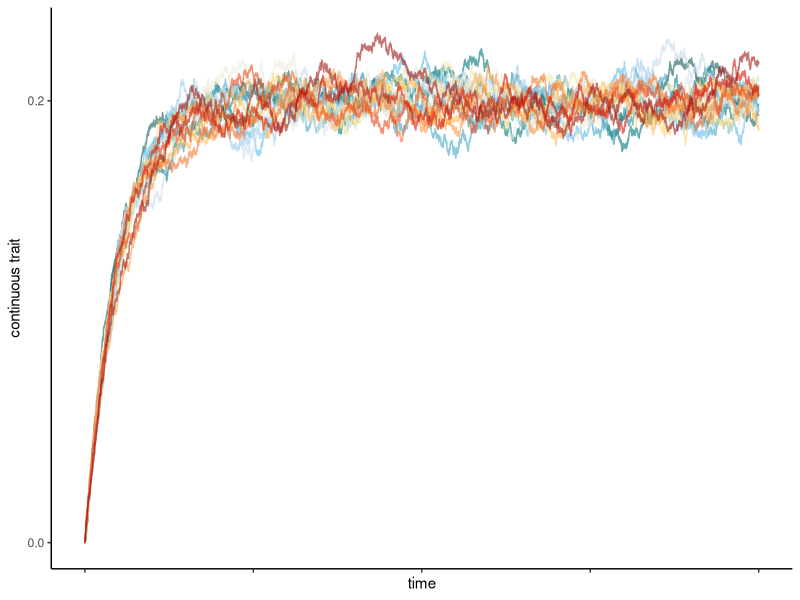

The R script that drew this image: (Note: this script raises an error after producing the figure.)
library(ggplot2)
library(tidyverse)
library(grid)

OU <- function(y, sigma2, alpha, theta, dt) {
  dy <- alpha * ( theta - y ) * dt + sigma2 * rnorm(1, mean = 0, sd = dt)
  y_new <- y + dy
  return(y_new)
}


initialState_sx <- 0.0
sim_sx=list()
for (i in 1:17){
  initialState_sx <- 0.0
  sim_sx[[i]] <- tibble(it=1:10000,
                   value=0,
                   state="0")
  for (j in 1:9999) {
    sim_sx[[i]]$value[j+1] <- OU(y= initialState_sx,
                            sigma2 = 0.5,
                            alpha = 2,
                            theta = 0.2,
                            dt = 0.001)
    initialState_sx <- sim_sx[[i]]$value[j+1]
  }
}

p1 <- ggplot(sim_sx[[1]]) +
  geom_line(data = sim_sx[[2]], aes(x=it, y=value), color="#125A56", alpha=0.6) +
  geom_line(data = sim_sx[[3]], aes(x=it, y=value), color="#00767B", alpha=0.6) +
  geom_line(data = sim_sx[[4]], aes(x=it, y=value), color="#238F9D", alpha=0.6) +
  geom_line(data = sim_sx[[5]], aes(x=it, y=value), color="#42A7C6", alpha=0.6) +
  geom_line(data = sim_sx[[6]], aes(x=it, y=value), color="#60BCE9", alpha=0.6) +
  geom_line(data = sim_sx[[7]], aes(x=it, y=value), color="#9DCCEF", alpha=0.6) +
  geom_line(data = sim_sx[[8]], aes(x=it, y=value), color="#C6DBED", alpha=0.6) +
  geom_line(data = sim_sx[[9]], aes(x=it, y=value), color="#DEE6E7", alpha=0.6) +
  geom_line(data = sim_sx[[10]], aes(x=it, y=value), color="#ECEADA", alpha=0.6) +
  geom_line(data = sim_sx[[11]], aes(x=it, y=value), color="#F0E6B2", alpha=0.6) +
  geom_line(data = sim_sx[[12]], aes(x=it, y=value), color="#F9D576", alpha=0.6) +
  geom_line(data = sim_sx[[13]], aes(x=it, y=value), color="#FFB954", alpha=0.6) +
  geom_line(data = sim_sx[[14]], aes(x=it, y=value), color="#FD9A44", alpha=0.6) +
  geom_line(data = sim_sx[[15]], aes(x=it, y=value), color="#F57634", alpha=0.6) +
  geom_line(data = sim_sx[[16]], aes(x=it, y=value), color="#E94C1F", alpha=0.6) +
  geom_line(data = sim_sx[[17]], aes(x=it, y=value), color="#D11807", alpha=0.6) +
  geom_line(aes(x=it, y=value), color="#A01813", alpha=0.6) +
  theme_classic() +
  xlab("time") +
  ylab("continuous trait") +
  scale_y_continuous(breaks = c(0, 0.2)) +
  theme(axis.text.x = element_blank())
  
initialState_sx <- 0.0
sim_sx=list()
for (i in 1:17){
  initialState_sx <- 0.0
  sim_sx[[i]] <- tibble(it=1:10000,
                        value=0,
                        state="0")
  for (j in 1:9999) {
    sim_sx[[i]]$value[j+1] <- OU(y= initialState_sx,
                                 sigma2 = 2,
                                 alpha = 0.4,
                                 theta = 0.2,
                                 dt = 0.001)
    initialState_sx <- sim_sx[[i]]$value[j+1]
  }
} 
  
p2 <- ggplot(sim_sd[[1]]) +
  geom_line(data = sim_sd[[2]], aes(x=it, y=value), color="#125A56", alpha=0.6) +
  geom_line(data = sim_sd[[3]], aes(x=it, y=value), color="#00767B", alpha=0.6) +
  geom_line(data = sim_sd[[4]], aes(x=it, y=value), color="#238F9D", alpha=0.6) +
  geom_line(data = sim_sd[[5]], aes(x=it, y=value), color="#42A7C6", alpha=0.6) +
  geom_line(data = sim_sd[[6]], aes(x=it, y=value), color="#60BCE9", alpha=0.6) +
  geom_line(data = sim_sd[[7]], aes(x=it, y=value), color="#9DCCEF", alpha=0.6) +
  geom_line(data = sim_sd[[8]], aes(x=it, y=value), color="#C6DBED", alpha=0.6) +
  geom_line(data = sim_sd[[9]], aes(x=it, y=value), color="#DEE6E7", alpha=0.6) +
  geom_line(data = sim_sd[[10]], aes(x=it, y=value), color="#ECEADA", alpha=0.6) +
  geom_line(data = sim_sd[[11]], aes(x=it, y=value), color="#F0E6B2", alpha=0.6) +
  geom_line(data = sim_sd[[12]], aes(x=it, y=value), color="#F9D576", alpha=0.6) +
  geom_line(data = sim_sd[[13]], aes(x=it, y=value), color="#FFB954", alpha=0.6) +
  geom_line(data = sim_sd[[14]], aes(x=it, y=value), color="#FD9A44", alpha=0.6) +
  geom_line(data = sim_sd[[15]], aes(x=it, y=value), color="#F57634", alpha=0.6) +
  geom_line(data = sim_sd[[16]], aes(x=it, y=value), color="#E94C1F", alpha=0.6) +
  geom_line(data = sim_sd[[17]], aes(x=it, y=value), color="#D11807", alpha=0.6) +
  geom_line(aes(x=it, y=value), color="#A01813", alpha=0.6) +
  theme_classic() +
  xlab("time") +
  ylab("continuous trait") +
  scale_y_continuous(breaks = c(0, 0.2)) +
  theme(axis.text.x = element_blank()) 
  
  
  
initialState_sx <- 0.0
sim_sx=list()
for (i in 1:17){
  initialState_sx <- 0.0
  sim_sx[[i]] <- tibble(it=1:10000,
                        value=0,
                        state="0")
  for (j in 1:9999) {
    sim_sx[[i]]$value[j+1] <- OU(y= initialState_sx,
                                 sigma2 = 10,
                                 alpha = 0.1,
                                 theta = 0.2,
                                 dt = 0.001)
    initialState_sx <- sim_sx[[i]]$value[j+1]
  }
} 
  
p3 <- ggplot(sim_sd[[1]]) +
  geom_line(data = sim_sd[[2]], aes(x=it, y=value), color="#125A56", alpha=0.6) +
  geom_line(data = sim_sd[[3]], aes(x=it, y=value), color="#00767B", alpha=0.6) +
  geom_line(data = sim_sd[[4]], aes(x=it, y=value), color="#238F9D", alpha=0.6) +
  geom_line(data = sim_sd[[5]], aes(x=it, y=value), color="#42A7C6", alpha=0.6) +
  geom_line(data = sim_sd[[6]], aes(x=it, y=value), color="#60BCE9", alpha=0.6) +
  geom_line(data = sim_sd[[7]], aes(x=it, y=value), color="#9DCCEF", alpha=0.6) +
  geom_line(data = sim_sd[[8]], aes(x=it, y=value), color="#C6DBED", alpha=0.6) +
  geom_line(data = sim_sd[[9]], aes(x=it, y=value), color="#DEE6E7", alpha=0.6) +
  geom_line(data = sim_sd[[10]], aes(x=it, y=value), color="#ECEADA", alpha=0.6) +
  geom_line(data = sim_sd[[11]], aes(x=it, y=value), color="#F0E6B2", alpha=0.6) +
  geom_line(data = sim_sd[[12]], aes(x=it, y=value), color="#F9D576", alpha=0.6) +
  geom_line(data = sim_sd[[13]], aes(x=it, y=value), color="#FFB954", alpha=0.6) +
  geom_line(data = sim_sd[[14]], aes(x=it, y=value), color="#FD9A44", alpha=0.6) +
  geom_line(data = sim_sd[[15]], aes(x=it, y=value), color="#F57634", alpha=0.6) +
  geom_line(data = sim_sd[[16]], aes(x=it, y=value), color="#E94C1F", alpha=0.6) +
  geom_line(data = sim_sd[[17]], aes(x=it, y=value), color="#D11807", alpha=0.6) +
  geom_line(aes(x=it, y=value), color="#A01813", alpha=0.6) +
  theme_classic() +
  xlab("time") +
  ylab("continuous trait") +
  scale_y_continuous(breaks = c(0, 0.2)) +
  theme(axis.text.x = element_blank()) 
p3
  
  
  
  
  
initialState_sd <- 0.0
sim_sd=list()
for (i in 1:17){
  initialState_sd <- 0.0
  sim_sd[[i]] <- tibble(it=1:10000,
                        value=0,
                        state="0")
  for (j in 1:2999) {
    sim_sd[[i]]$value[j+1] <- OU(y= initialState_sd,
                                 sigma2 = 0.5,
                                 alpha = 0.4,
                                 theta = -0.2,
                                 dt = 0.001)
    sim_sd[[i]]$state[j+1] = "1"
    initialState_sd <- sim_sd[[i]]$value[j+1]
  }
  for (j in 3000:9999) {
    sim_sd[[i]]$value[j+1] <- OU(y= initialState_sd,
                                 sigma2 = 1.5,
                                 alpha = 1.0,
                                 theta = 0.2,
                                 dt = 0.001)
    initialState_sd <- sim_sd[[i]]$value[j+1]
  }
} 


p4 <- ggplot(sim_sd[[1]][1:3000,]) +
  geom_line(aes(x=it, y=value), color="#882255", alpha=0.8) +
  geom_line(data = sim_sd[[2]][1:3000,], aes(x=it, y=value), color = "#882255", alpha=0.8) +
  geom_line(data = sim_sd[[3]][1:3000,], aes(x=it, y=value), color="#882255", alpha=0.8) +
  geom_line(data = sim_sd[[4]][1:3000,], aes(x=it, y=value), color="#882255", alpha=0.8) +
  geom_line(data = sim_sd[[5]][1:3000,], aes(x=it, y=value), color="#882255", alpha=0.8) +
  geom_line(data = sim_sd[[6]][1:3000,], aes(x=it, y=value), color="#882255", alpha=0.8) +
  geom_line(data = sim_sd[[7]][1:3000,], aes(x=it, y=value), color="#882255", alpha=0.8) +
  geom_line(data = sim_sd[[8]][1:3000,], aes(x=it, y=value), color="#882255", alpha=0.8) +
  geom_line(data = sim_sd[[9]][1:3000,], aes(x=it, y=value), color="#882255", alpha=0.8) +
  geom_line(data = sim_sd[[10]][1:3000,], aes(x=it, y=value), color="#882255", alpha=0.8) +
  geom_line(data = sim_sd[[11]][1:3000,], aes(x=it, y=value), color="#882255", alpha=0.8) +
  geom_line(data = sim_sd[[12]][1:3000,], aes(x=it, y=value), color="#882255", alpha=0.8) +
  geom_line(data = sim_sd[[13]][1:3000,], aes(x=it, y=value), color="#882255", alpha=0.8) +
  geom_line(data = sim_sd[[14]][1:3000,], aes(x=it, y=value), color="#882255", alpha=0.8) +
  geom_line(data = sim_sd[[15]][1:3000,], aes(x=it, y=value), color="#882255", alpha=0.8) +
  geom_line(data = sim_sd[[16]][1:3000,], aes(x=it, y=value), color="#882255", alpha=0.8) +
  geom_line(data = sim_sd[[17]][1:3000,], aes(x=it, y=value), color="#882255", alpha=0.8) +
  geom_line(data = sim_sd[[1]][3001:10000,], aes(x=it, y=value), color="#44aa99", alpha=0.8) +
  geom_line(data = sim_sd[[2]][3001:10000,], aes(x=it, y=value), color="#44aa99", alpha=0.8) +
  geom_line(data = sim_sd[[3]][3001:10000,], aes(x=it, y=value), color="#44aa99", alpha=0.8) +
  geom_line(data = sim_sd[[4]][3001:10000,], aes(x=it, y=value), color="#44aa99", alpha=0.8) +
  geom_line(data = sim_sd[[5]][3001:10000,], aes(x=it, y=value), color="#44aa99", alpha=0.8) +
  geom_line(data = sim_sd[[6]][3001:10000,], aes(x=it, y=value), color="#44aa99", alpha=0.8) +
  geom_line(data = sim_sd[[7]][3001:10000,], aes(x=it, y=value), color="#44aa99", alpha=0.8) +
  geom_line(data = sim_sd[[8]][3001:10000,], aes(x=it, y=value), color="#44aa99", alpha=0.8) +
  geom_line(data = sim_sd[[9]][3001:10000,], aes(x=it, y=value), color="#44aa99", alpha=0.8) +
  geom_line(data = sim_sd[[10]][3001:10000,], aes(x=it, y=value), color="#44aa99", alpha=0.8) +
  geom_line(data = sim_sd[[11]][3001:10000,], aes(x=it, y=value), color="#44aa99", alpha=0.8) +
  geom_line(data = sim_sd[[12]][3001:10000,], aes(x=it, y=value), color="#44aa99", alpha=0.8) +
  geom_line(data = sim_sd[[13]][3001:10000,], aes(x=it, y=value), color="#44aa99", alpha=0.8) +
  geom_line(data = sim_sd[[14]][3001:10000,], aes(x=it, y=value), color="#44aa99", alpha=0.8) +
  geom_line(data = sim_sd[[15]][3001:10000,], aes(x=it, y=value), color="#44aa99", alpha=0.8) +
  geom_line(data = sim_sd[[16]][3001:10000,], aes(x=it, y=value), color="#44aa99", alpha=0.8) +
  geom_line(data = sim_sd[[17]][3001:10000,], aes(x=it, y=value), color="#44aa99", alpha=0.8) +
  theme_classic() +
  xlab("time") +
  ylab("trait") +
  #scale_y_continuous(breaks = c(-0.1, 0.1)) +
  theme(axis.text = element_blank(),
        axis.ticks = element_blank(),
        axis.title = element_blank()) 

ggsave("sxou.pdf", p1, width = 100, height = 60, units = "mm")
ggsave("sxou2.pdf", p2, width = 100, height = 60, units = "mm")
ggsave("sxou3.pdf", p3, width = 100, height = 60, units = "mm")
ggsave("sdou.png", p4, width = 160, height = 90, units = "mm")





sim_sd <- expand.grid(it=1:1000,
                      branch=1:5,
                      value=0,
                      state=NA)

# sigma2, alpha, theta
par_state0 <- c(10, 2, -1)
par_state1 <- c(12, 2, 1)

sim_sd[which(sim_sd$it==1),3] <- par_state1[3]
  
# state 1: P,(Q,R)
for (j in 1:80) {
  sim_sd$value[which(sim_sd$branch==1 & sim_sd$it==j+1)] <- OU(y = sim_sd$value[which(sim_sd$branch==1 & sim_sd$it==j)],
                                                               sigma2 = par_state1[1],
                                                               alpha  = par_state1[2],
                                                               theta  = par_state1[3],
                                                               dt = 0.001)
  sim_sd$value[which(sim_sd$branch==2 & sim_sd$it==j+1)] <-
    sim_sd$value[which(sim_sd$branch==3 & sim_sd$it==j+1)] <-
    sim_sd$value[which(sim_sd$branch==1 & sim_sd$it==j+1)]
}
sim_sd$state[which(sim_sd$branch %in% c(1,2,3) & sim_sd$it %in% 1:81)] <- "1"

# state 0: P,(Q,R)
for (j in 81:200) {
  sim_sd$value[which(sim_sd$branch==1 & sim_sd$it==j+1)] <- OU(y = sim_sd$value[which(sim_sd$branch==1 & sim_sd$it==j)],
                                                               sigma2 = par_state0[1],
                                                               alpha  = par_state0[2],
                                                               theta  = par_state0[3],
                                                               dt = 0.001)
  sim_sd$value[which(sim_sd$branch==2 & sim_sd$it==j+1)] <-
    sim_sd$value[which(sim_sd$branch==3 & sim_sd$it==j+1)] <-
    sim_sd$value[which(sim_sd$branch==1 & sim_sd$it==j+1)]
}
sim_sd$state[which(sim_sd$branch %in% c(1,2,3) & sim_sd$it %in% 82:201)] <- "0"

# state 0: (Q,R)
for (j in 201:300) {
  sim_sd$value[which(sim_sd$branch==1 & sim_sd$it==j+1)] <- OU(y = sim_sd$value[which(sim_sd$branch==1 & sim_sd$it==j)],
                                                               sigma2 = par_state0[1],
                                                               alpha  = par_state0[2],
                                                               theta  = par_state0[3],
                                                               dt = 0.001)
  sim_sd$value[which(sim_sd$branch==3 & sim_sd$it==j+1)] <-
    sim_sd$value[which(sim_sd$branch==1 & sim_sd$it==j+1)]
}
sim_sd$state[which(sim_sd$branch %in% c(1,3) & sim_sd$it %in% 202:301)] <- "0"

# state 0: R
for (j in 301:999) {
  sim_sd$value[which(sim_sd$branch==3 & sim_sd$it==j+1)] <- OU(y = sim_sd$value[which(sim_sd$branch==3 & sim_sd$it==j)],
                                                               sigma2 = par_state0[1],
                                                               alpha  = par_state0[2],
                                                               theta  = par_state0[3],
                                                               dt = 0.001)
}
sim_sd$state[which(sim_sd$branch %in% c(3) & sim_sd$it %in% 302:1000)] <- "0"
# state 0: Q
for (j in 301:999) {
  sim_sd$value[which(sim_sd$branch==1 & sim_sd$it==j+1)] <- OU(y = sim_sd$value[which(sim_sd$branch==1 & sim_sd$it==j)],
                                                               sigma2 = par_state0[1],
                                                               alpha  = par_state0[2],
                                                               theta  = par_state0[3],
                                                               dt = 0.001)
}
sim_sd$state[which(sim_sd$branch %in% c(1) & sim_sd$it %in% 302:1000)] <- "0"
# state 0: P
for (j in 201:700) {
  sim_sd$value[which(sim_sd$branch==2 & sim_sd$it==j+1)] <- OU(y = sim_sd$value[which(sim_sd$branch==2 & sim_sd$it==j)],
                                                               sigma2 = par_state0[1],
                                                               alpha  = par_state0[2],
                                                               theta  = par_state0[3],
                                                               dt = 0.001)
}
sim_sd$state[which(sim_sd$branch %in% c(2) & sim_sd$it %in% 202:701)] <- "0"

# state 1: P
for (j in 701:999) {
  sim_sd$value[which(sim_sd$branch==2 & sim_sd$it==j+1)] <- OU(y = sim_sd$value[which(sim_sd$branch==2 & sim_sd$it==j)],
                                                               sigma2 = par_state1[1],
                                                               alpha  = par_state1[2],
                                                               theta  = par_state1[3],
                                                               dt = 0.001)
}
sim_sd$state[which(sim_sd$branch %in% c(2) & sim_sd$it %in% 702:1000)] <- "1"

# state 1: (M,N)
for (j in 1:500) {
  sim_sd$value[which(sim_sd$branch==4 & sim_sd$it==j+1)] <- OU(y = sim_sd$value[which(sim_sd$branch==4 & sim_sd$it==j)],
                                                               sigma2 = par_state1[1],
                                                               alpha  = par_state1[2],
                                                               theta  = par_state1[3],
                                                               dt = 0.001)
  sim_sd$value[which(sim_sd$branch==5 & sim_sd$it==j+1)] <-
    sim_sd$value[which(sim_sd$branch==4 & sim_sd$it==j+1)]
}
sim_sd$state[which(sim_sd$branch %in% c(4,5) & sim_sd$it %in% 1:501)] <- "1"
# state 1: M
for (j in 501:999) {
  sim_sd$value[which(sim_sd$branch==4 & sim_sd$it==j+1)] <- OU(y = sim_sd$value[which(sim_sd$branch==4 & sim_sd$it==j)],
                                                               sigma2 = par_state1[1],
                                                               alpha  = par_state1[2],
                                                               theta  = par_state1[3],
                                                               dt = 0.001)
}
sim_sd$state[which(sim_sd$branch %in% c(4) & sim_sd$it %in% 502:1000)] <- "1"
# state 1: N
for (j in 501:999) {
  sim_sd$value[which(sim_sd$branch==5 & sim_sd$it==j+1)] <- OU(y = sim_sd$value[which(sim_sd$branch==5 & sim_sd$it==j)],
                                                               sigma2 = par_state1[1],
                                                               alpha  = par_state1[2],
                                                               theta  = par_state1[3],
                                                               dt = 0.001)
}
sim_sd$state[which(sim_sd$branch %in% c(5) & sim_sd$it %in% 502:1000)] <- "1"

plot_dummy5 <- sim_sd %>% 
  #filter(branch==1) %>% 
  ggplot(aes(x=it,y=value, group = branch, colour = state)) +
  geom_line() +
  scale_color_manual(values=c("#44aa99", "#882255")) + 
  theme_minimal() + 
  theme(legend.position = "none",
        axis.title = element_blank(),
        axis.text = element_blank(),
        panel.grid.major = element_blank(),
        panel.grid.minor = element_blank())
plot_dummy5
ggsave("../sdOU_local/thesis/figures/dummy_5taxa_trajectory.pdf", plot_dummy5, width = 8, height = 6)
